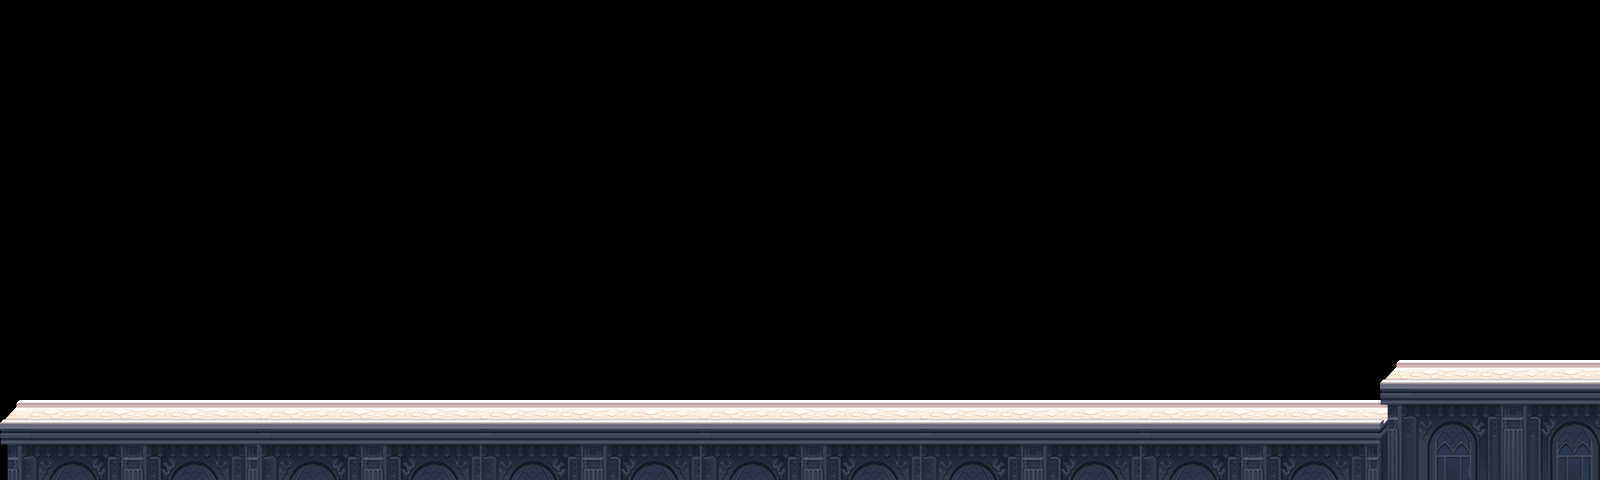

Below is a game level as drawn by its tile map, then a one-line description and the .tmx that defines it (tile-layer data replaced by summaries):
An orthogonal 80x12 tile map with 20x40 px tiles, 2 tile layers (块层 1, 块层 2) and 35 objects (10x 2, 8x 3, 6x 1, 3x 5, 2x 4, ...).

<map version="1.0" orientation="orthogonal" width="80" height="12" tilewidth="20" tileheight="40">
 <tileset firstgid="1" name="road" tilewidth="20" tileheight="40">
  <image source="road.png" width="280" height="188" />
 </tileset>
 <layer name="块层 1" width="80" height="12">
  <data>[960 cells, 140 non-empty, 28 distinct tile ids]</data>
 </layer>
 <layer name="块层 2" width="80" height="12">
  <data>[960 cells, 33 non-empty, 33 distinct tile ids]</data>
 </layer>
 <objectgroup name="collision" width="80" height="12">
  <object x="8" y="413" width="1377" height="67" />
  <object x="1388" y="374" width="214" height="104" />
 </objectgroup>
 <objectgroup name="items" width="80" height="12">
  <object type="2" x="492" y="386" />
  <object type="2" x="532" y="386" />
  <object type="2" x="572" y="386" />
  <object type="2" x="612" y="386" />
  <object type="2" x="652" y="386" />
  <object type="2" x="871" y="359" />
  <object type="2" x="911" y="359" />
  <object type="2" x="951" y="359" />
  <object type="2" x="991" y="359" />
  <object type="2" x="1031" y="359" />
  <object type="4" x="700" y="360" />
  <object type="3" x="1480" y="320" />
  <object type="1" x="1560" y="320" />
  <object type="1" x="531" y="359" />
  <object type="1" x="571" y="359" />
  <object type="1" x="611" y="359" />
  <object type="1" x="651" y="359" />
  <object type="1" x="491" y="359" />
  <object type="5" x="740" y="360" />
  <object type="6" x="780" y="360" />
  <object type="7" x="820" y="360" />
  <object type="3" x="951" y="386" />
  <object type="3" x="991" y="386" />
  <object type="3" x="1031" y="386" />
  <object type="3" x="871" y="386" />
  <object type="3" x="911" y="386" />
  <object type="5" x="1119" y="360" />
  <object type="7" x="1199" y="360" />
  <object type="4" x="1079" y="360" />
  <object type="6" x="1159" y="360" />
  <object type="3" x="1360" y="360" />
  <object type="3" x="1400" y="320" />
  <object type="5" x="1440" y="280" />
 </objectgroup>
 <objectgroup name="enemy" width="80" height="12" />
 <objectgroup name="up" width="80" height="12" />
</map>
